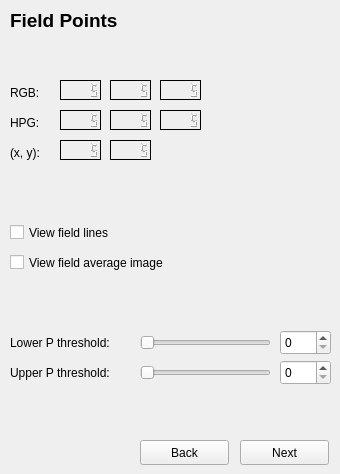
    <widget class="QWidget" name="page_1">
     <widget class="QPushButton" name="bt_next_1">
      <property name="geometry">
       <rect>
        <x>240</x>
        <y>440</y>
        <width>89</width>
        <height>25</height>
       </rect>
      </property>
      <property name="text">
       <string>Next</string>
      </property>
     </widget>
     <widget class="QPushButton" name="bt_back_1">
      <property name="geometry">
       <rect>
        <x>140</x>
        <y>440</y>
        <width>89</width>
        <height>25</height>
       </rect>
      </property>
      <property name="text">
       <string>Back</string>
      </property>
     </widget>
     <widget class="QLabel" name="labelt1">
      <property name="geometry">
       <rect>
        <x>10</x>
        <y>10</y>
        <width>311</width>
        <height>21</height>
       </rect>
      </property>
      <property name="font">
       <font>
        <pointsize>14</pointsize>
        <weight>75</weight>
        <bold>true</bold>
        <underline>false</underline>
       </font>
      </property>
      <property name="text">
       <string>Field Points</string>
      </property>
     </widget>
     <widget class="QLabel" name="label_rgb">
      <property name="geometry">
       <rect>
        <x>10</x>
        <y>80</y>
        <width>41</width>
        <height>25</height>
       </rect>
      </property>
      <property name="text">
       <string>RGB:</string>
      </property>
     </widget>
     <widget class="QLabel" name="label_hpg">
      <property name="geometry">
       <rect>
        <x>10</x>
        <y>110</y>
        <width>41</width>
        <height>25</height>
       </rect>
      </property>
      <property name="text">
       <string>HPG:</string>
      </property>
     </widget>
     <widget class="QLCDNumber" name="lcd_rgb_r">
      <property name="enabled">
       <bool>true</bool>
      </property>
      <property name="geometry">
       <rect>
        <x>60</x>
        <y>80</y>
        <width>41</width>
        <height>20</height>
       </rect>
      </property>
      <property name="font">
       <font>
        <kerning>true</kerning>
       </font>
      </property>
      <property name="frameShape">
       <enum>QFrame::Box</enum>
      </property>
      <property name="frameShadow">
       <enum>QFrame::Plain</enum>
      </property>
      <property name="smallDecimalPoint">
       <bool>false</bool>
      </property>
      <property name="segmentStyle">
       <enum>QLCDNumber::Filled</enum>
      </property>
      <property name="intValue" stdset="0">
       <number>5</number>
      </property>
     </widget>
     <widget class="QLCDNumber" name="lcd_rgb_g">
      <property name="enabled">
       <bool>true</bool>
      </property>
      <property name="geometry">
       <rect>
        <x>110</x>
        <y>80</y>
        <width>41</width>
        <height>20</height>
       </rect>
      </property>
      <property name="font">
       <font>
        <kerning>true</kerning>
       </font>
      </property>
      <property name="frameShape">
       <enum>QFrame::Box</enum>
      </property>
      <property name="frameShadow">
       <enum>QFrame::Plain</enum>
      </property>
      <property name="smallDecimalPoint">
       <bool>false</bool>
      </property>
      <property name="segmentStyle">
       <enum>QLCDNumber::Filled</enum>
      </property>
      <property name="intValue" stdset="0">
       <number>5</number>
      </property>
     </widget>
     <widget class="QLCDNumber" name="lcd_rgb_b">
      <property name="enabled">
       <bool>true</bool>
      </property>
      <property name="geometry">
       <rect>
        <x>160</x>
        <y>80</y>
        <width>41</width>
        <height>20</height>
       </rect>
      </property>
      <property name="font">
       <font>
        <kerning>true</kerning>
       </font>
      </property>
      <property name="frameShape">
       <enum>QFrame::Box</enum>
      </property>
      <property name="frameShadow">
       <enum>QFrame::Plain</enum>
      </property>
      <property name="smallDecimalPoint">
       <bool>false</bool>
      </property>
      <property name="segmentStyle">
       <enum>QLCDNumber::Filled</enum>
      </property>
      <property name="intValue" stdset="0">
       <number>5</number>
      </property>
     </widget>
     <widget class="QLCDNumber" name="lcd_hpg_h">
      <property name="enabled">
       <bool>true</bool>
      </property>
      <property name="geometry">
       <rect>
        <x>60</x>
        <y>110</y>
        <width>41</width>
        <height>20</height>
       </rect>
      </property>
      <property name="font">
       <font>
        <kerning>true</kerning>
       </font>
      </property>
      <property name="frameShape">
       <enum>QFrame::Box</enum>
      </property>
      <property name="frameShadow">
       <enum>QFrame::Plain</enum>
      </property>
      <property name="smallDecimalPoint">
       <bool>false</bool>
      </property>
      <property name="segmentStyle">
       <enum>QLCDNumber::Filled</enum>
      </property>
      <property name="intValue" stdset="0">
       <number>5</number>
      </property>
     </widget>
     <widget class="QLCDNumber" name="lcd_hpg_p">
      <property name="enabled">
       <bool>true</bool>
      </property>
      <property name="geometry">
       <rect>
        <x>110</x>
        <y>110</y>
        <width>41</width>
        <height>20</height>
       </rect>
      </property>
      <property name="font">
       <font>
        <kerning>true</kerning>
       </font>
      </property>
      <property name="frameShape">
       <enum>QFrame::Box</enum>
      </property>
      <property name="frameShadow">
       <enum>QFrame::Plain</enum>
      </property>
      <property name="smallDecimalPoint">
       <bool>false</bool>
      </property>
      <property name="segmentStyle">
       <enum>QLCDNumber::Filled</enum>
      </property>
      <property name="intValue" stdset="0">
       <number>5</number>
      </property>
     </widget>
     <widget class="QLCDNumber" name="lcd_hpg_g">
      <property name="enabled">
       <bool>true</bool>
      </property>
      <property name="geometry">
       <rect>
        <x>160</x>
        <y>110</y>
        <width>41</width>
        <height>20</height>
       </rect>
      </property>
      <property name="font">
       <font>
        <kerning>true</kerning>
       </font>
      </property>
      <property name="frameShape">
       <enum>QFrame::Box</enum>
      </property>
      <property name="frameShadow">
       <enum>QFrame::Plain</enum>
      </property>
      <property name="smallDecimalPoint">
       <bool>false</bool>
      </property>
      <property name="segmentStyle">
       <enum>QLCDNumber::Filled</enum>
      </property>
      <property name="intValue" stdset="0">
       <number>5</number>
      </property>
     </widget>
     <widget class="QCheckBox" name="check_viewlines">
      <property name="geometry">
       <rect>
        <x>10</x>
        <y>220</y>
        <width>161</width>
        <height>25</height>
       </rect>
      </property>
      <property name="text">
       <string>View field lines</string>
      </property>
     </widget>
     <widget class="QCheckBox" name="check_viewimage">
      <property name="geometry">
       <rect>
        <x>10</x>
        <y>250</y>
        <width>201</width>
        <height>25</height>
       </rect>
      </property>
      <property name="text">
       <string>View field average image</string>
      </property>
     </widget>
     <widget class="QLCDNumber" name="lcd_y">
      <property name="enabled">
       <bool>true</bool>
      </property>
      <property name="geometry">
       <rect>
        <x>110</x>
        <y>140</y>
        <width>41</width>
        <height>20</height>
       </rect>
      </property>
      <property name="font">
       <font>
        <kerning>true</kerning>
       </font>
      </property>
      <property name="frameShape">
       <enum>QFrame::Box</enum>
      </property>
      <property name="frameShadow">
       <enum>QFrame::Plain</enum>
      </property>
      <property name="smallDecimalPoint">
       <bool>false</bool>
      </property>
      <property name="segmentStyle">
       <enum>QLCDNumber::Filled</enum>
      </property>
      <property name="intValue" stdset="0">
       <number>5</number>
      </property>
     </widget>
     <widget class="QLCDNumber" name="lcd_x">
      <property name="enabled">
       <bool>true</bool>
      </property>
      <property name="geometry">
       <rect>
        <x>60</x>
        <y>140</y>
        <width>41</width>
        <height>20</height>
       </rect>
      </property>
      <property name="font">
       <font>
        <kerning>true</kerning>
       </font>
      </property>
      <property name="frameShape">
       <enum>QFrame::Box</enum>
      </property>
      <property name="frameShadow">
       <enum>QFrame::Plain</enum>
      </property>
      <property name="smallDecimalPoint">
       <bool>false</bool>
      </property>
      <property name="segmentStyle">
       <enum>QLCDNumber::Filled</enum>
      </property>
      <property name="intValue" stdset="0">
       <number>5</number>
      </property>
     </widget>
     <widget class="QLabel" name="label_xy">
      <property name="geometry">
       <rect>
        <x>10</x>
        <y>140</y>
        <width>41</width>
        <height>25</height>
       </rect>
      </property>
      <property name="text">
       <string>(x, y):</string>
      </property>
     </widget>
     <widget class="QSpinBox" name="spinLimiarPInf">
      <property name="geometry">
       <rect>
        <x>280</x>
        <y>330</y>
        <width>51</width>
        <height>25</height>
       </rect>
      </property>
      <property name="maximum">
       <number>999</number>
      </property>
     </widget>
     <widget class="QSlider" name="sliderLimiarPSup">
      <property name="geometry">
       <rect>
        <x>140</x>
        <y>360</y>
        <width>131</width>
        <height>25</height>
       </rect>
      </property>
      <property name="singleStep">
       <number>1</number>
      </property>
      <property name="orientation">
       <enum>Qt::Horizontal</enum>
      </property>
      <property name="invertedAppearance">
       <bool>false</bool>
      </property>
      <property name="invertedControls">
       <bool>false</bool>
      </property>
      <property name="tickPosition">
       <enum>QSlider::NoTicks</enum>
      </property>
      <property name="tickInterval">
       <number>0</number>
      </property>
     </widget>
     <widget class="QSpinBox" name="spinLimiarPSup">
      <property name="geometry">
       <rect>
        <x>280</x>
        <y>360</y>
        <width>51</width>
        <height>25</height>
       </rect>
      </property>
      <property name="maximum">
       <number>999</number>
      </property>
     </widget>
     <widget class="QSlider" name="sliderLimiarPInf">
      <property name="geometry">
       <rect>
        <x>140</x>
        <y>330</y>
        <width>131</width>
        <height>25</height>
       </rect>
      </property>
      <property name="singleStep">
       <number>1</number>
      </property>
      <property name="orientation">
       <enum>Qt::Horizontal</enum>
      </property>
      <property name="invertedAppearance">
       <bool>false</bool>
      </property>
      <property name="invertedControls">
       <bool>false</bool>
      </property>
      <property name="tickPosition">
       <enum>QSlider::NoTicks</enum>
      </property>
      <property name="tickInterval">
       <number>0</number>
      </property>
     </widget>
     <widget class="QLabel" name="label_lowerp">
      <property name="geometry">
       <rect>
        <x>10</x>
        <y>330</y>
        <width>131</width>
        <height>25</height>
       </rect>
      </property>
      <property name="text">
       <string>Lower P threshold:</string>
      </property>
     </widget>
     <widget class="QLabel" name="label_upperp">
      <property name="geometry">
       <rect>
        <x>10</x>
        <y>360</y>
        <width>131</width>
        <height>25</height>
       </rect>
      </property>
      <property name="text">
       <string>Upper P threshold:</string>
      </property>
     </widget>
    </widget>
